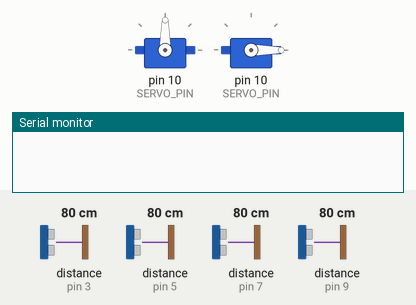
Bench run of a sketch on a simulated Arduino Uno, built with avr-gcc and run on an emulated ATmega328P. Parts: 2 × servo, the last lines printed to the serial monitor. The inputs (shaded band) are chosen by the test bench; at power-on: distance to the obstacle (sensors on pin 5, pin 7, pin 3, pin 9) 80 cm.

Above: at 1.2 s.
1.3 s: distance to the obstacle (sensor on pin 5) set to 5 cm
2.8 s: distance to the obstacle (sensor on pin 5) set to 2 cm
At 3.4 s:
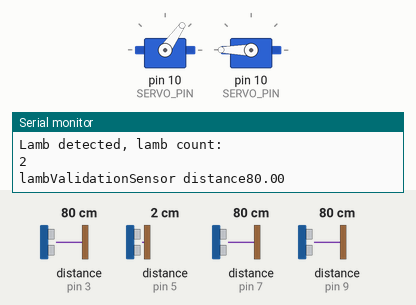
4.4 s: distance to the obstacle (sensor on pin 7) set to 5 cm
5.9 s: distance to the obstacle (sensor on pin 7) set to 2 cm
At 6.8 s:
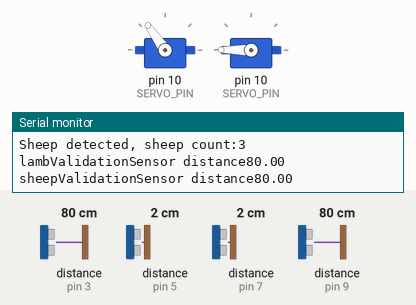
7.5 s: distance to the obstacle (sensor on pin 7) set to 4 cm
At 8.5 s:
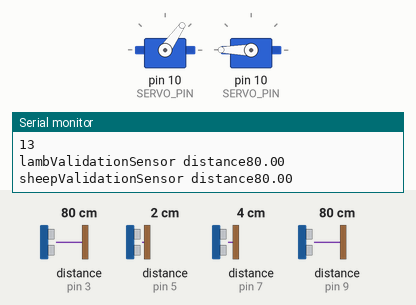
Timing chart, 0 to 10.0 s (numbered marks = the images above; inputs shaded):
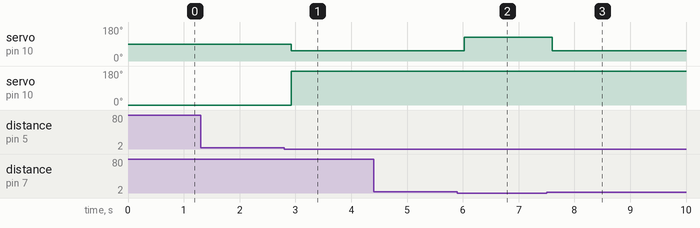

The sketch:

lambSheepDetector.ino
```cpp
#include <HCSR04.h>
#include<Servo.h>

Servo filterGate;
Servo entryGate;
const int SERVO_PIN = 10;  //PWM pin

UltraSonicDistanceSensor sensor2(6, 7);  // Entry sensor 2
UltraSonicDistanceSensor sensor1(4, 5);  // Entry sensor 1
UltraSonicDistanceSensor lambValidationSensor(2, 3);  // Lamb confirm
UltraSonicDistanceSensor sheepValidationSensor(8, 9);  // Sheep confirm

#define THRESHOLD 4  // cm
#define VALIDATION_DELAY 100  // ms

int lambDetectedCount = 0;
int sheepDetectedCount = 0;

void setup() {
  Serial.begin(9600);
  filterGate.attach(SERVO_PIN);
  entryGate.attach(SERVO_PIN);
  filterGate.write(90);
  entryGate.write(0);
}

void loop() {
  float d1 = sensor1.measureDistanceCm();
  float d2 = sensor2.measureDistanceCm();

    // Serial.print("sensor1 distance") ;
    // Serial.println(d1);
    // Serial.print("sensor2 distance") ;
    // Serial.println(d2);

  if (d1 < THRESHOLD && d2 >= THRESHOLD) {

    lambDetectedCount++;
    Serial.println("Lamb detected, lamb count:");
    Serial.println(lambDetectedCount);
    filterGate.write(55);
    entryGate.write(180);
    delay(VALIDATION_DELAY);

  }
  if ( d2 < THRESHOLD) {

    sheepDetectedCount++;
    Serial.print("Sheep detected, sheep count:");
    Serial.println(sheepDetectedCount);
    filterGate.write(125);
    entryGate.write(180);
    delay(VALIDATION_DELAY);
  }

  if(lambDetectedCount)
  {
    float lambDistance = lambValidationSensor.measureDistanceCm();
    Serial.print("lambValidationSensor distance") ;
    Serial.println(lambDistance);

    if (lambDistance < THRESHOLD)
    {
        lambDetectedCount--;
        entryGate.write(0);
    }

  }
  if(sheepDetectedCount)
  {
    float sheepDistance = sheepValidationSensor.measureDistanceCm();
    Serial.print("sheepValidationSensor distance") ;
    Serial.println(sheepDistance);

    if (sheepDistance < THRESHOLD)
    {
        sheepDetectedCount--;
        entryGate.write(0);
    }
  }

  delay(200);
}
```

Measured:
- the behaviour switches between 4 and 3 cm on distance to the obstacle (sensor on pin 5) (found by bisection; images 0 and 1)
- the behaviour switches between 4 and 3 cm on distance to the obstacle (sensor on pin 7) (found by bisection; images 1 and 2)
- after the input at 1.3 s, every drawn part: stays the same
- after the input at 2.8 s, servo on pin 10 (SERVO_PIN): 90° → 55° after 0.12 s; servo on pin 10 (SERVO_PIN): 0° → 180° after 0.12 s
- after the input at 5.9 s, servo on pin 10 (SERVO_PIN): 55° → 125° after 0.12 s
- after the input at 7.5 s, servo on pin 10 (SERVO_PIN): 125° → 55° after 0.10 s
